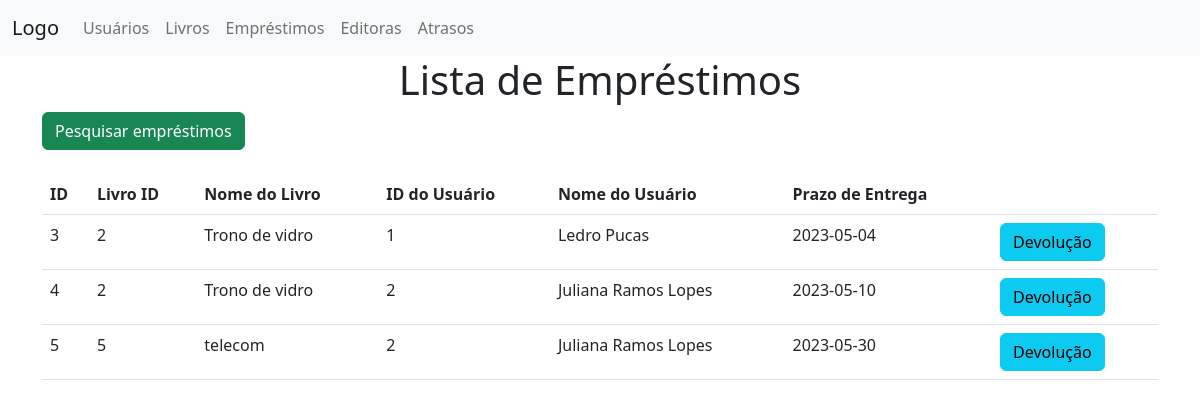
The page /Juliana3A/emprestimo.php on the database as committed earlier.
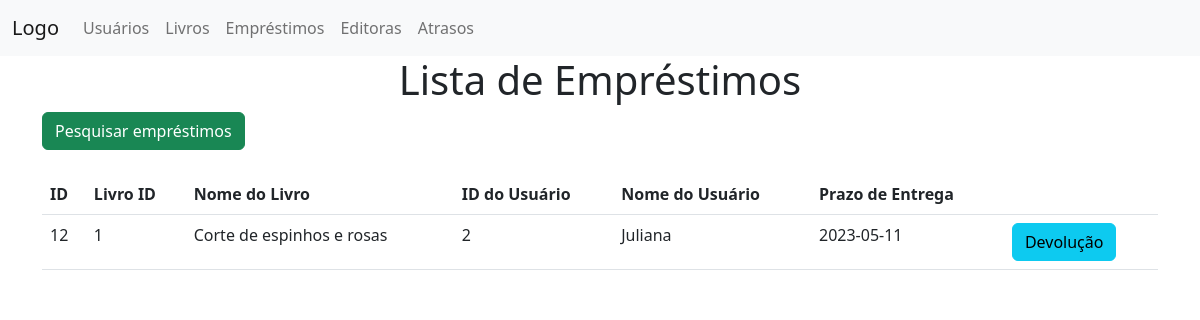
The same page on the database as committed later.
### tables this page shows
CREATE TABLE `emprestimos` (
  `id` int(11) NOT NULL,
  `livro_id` int(11) NOT NULL,
  `livro_nome` text NOT NULL,
  `usuario_id` int(11) NOT NULL,
  `usuario_nome` text NOT NULL,
  `prazo_entrega` date NOT NULL,
  `data_emprestimo` date NOT NULL,
  `devolvido` int(11) NOT NULL,
  `cpf_usuario` text NOT NULL
);

### Juliana3A/emprestimo.php (the view, shortened to what this page needs)
<!DOCTYPE html>
<html lang="en">
<head>
	<link rel="stylesheet" href="css/bootstrap.min.css">
</head>
<body>
<nav class="navbar navbar-expand-lg bg-light">
        <div class="container-fluid">
          <a class="navbar-brand" href="index.html">Logo</a>
          <div class="collapse navbar-collapse" id="navbarNavAltMarkup">
            <div class="navbar-nav">
              <a class="nav-link" href="usuarios.php">Usuários</a>
			  <a class="nav-link" href="livros.php">Livros</a>
              <a class="nav-link" href="emprestimo.php">Empréstimos</a>
			  <a class="nav-link" href="editora.php">Editoras</a>
			  <a class="nav-link" href="atrasos.php">Atrasos</a>
            </div>
          </div>
        </div>
      </nav>
<div class="container">
<center><h1>Lista de Empréstimos</h1></center>
<a href="pesquisaemp.php" type="button" class="btn btn-success">Pesquisar empréstimos</a><br><br>
      <table class= "table">
		<tr>
			<th>ID</th>
			<th>Livro ID</th>
			<th>Nome do Livro</th>
			<th>ID do Usuário</th>
			<th>Nome do Usuário</th>
			<th>Prazo de Entrega</th>
			<th></th>
		</tr>
		<?php
			include 'conexao.php';
			$sql = "SELECT * FROM emprestimos";
			$result = mysqli_query($conn, $sql);
			if (mysqli_num_rows($result) > 0) {
				while ($row = mysqli_fetch_assoc($result)) {
					echo "<tr>";
					echo "<td>".$row["id"]."</td>";
					echo "<td>".$row["livro_id"]."</td>";
					echo "<td>".$row["livro_nome"]."</td>";
					echo "<td>".$row["usuario_id"]."</td>";
					echo "<td>".$row["usuario_nome"]."</td>";
					echo "<td>".$row["prazo_entrega"]."</td>";
					echo "<td><a href='devolucaolivro.php?id=".$row["id"]."' class='btn btn-info'>Devolução</a></td>";
					echo "</tr>";
				}
			} else {
				echo "<tr><td colspan='4'>Nenhum emprestimo encontrado.</td></tr>";
			}
		?>
	</table>
	</div>
</body>
</html>

Rows that differ between the two databases and show on the page:
removed emprestimos: id "3", livro "2", livro_nome "Trono de vidro", usuario "1", usuario_nome "Ledro Pucas", prazo_entrega "2023-05-04"
removed emprestimos: id "4", livro "2", livro_nome "Trono de vidro", usuario "2", usuario_nome "Juliana Ramos Lopes", prazo_entrega "2023-05-10"
removed emprestimos: id "5", livro "5", livro_nome "telecom", usuario "2", usuario_nome "Juliana Ramos Lopes", prazo_entrega "2023-05-30"
added emprestimos: id "12", livro "1", livro_nome "Corte de espinhos e rosas", usuario "2", usuario_nome "Juliana", prazo_entrega "2023-05-11"
